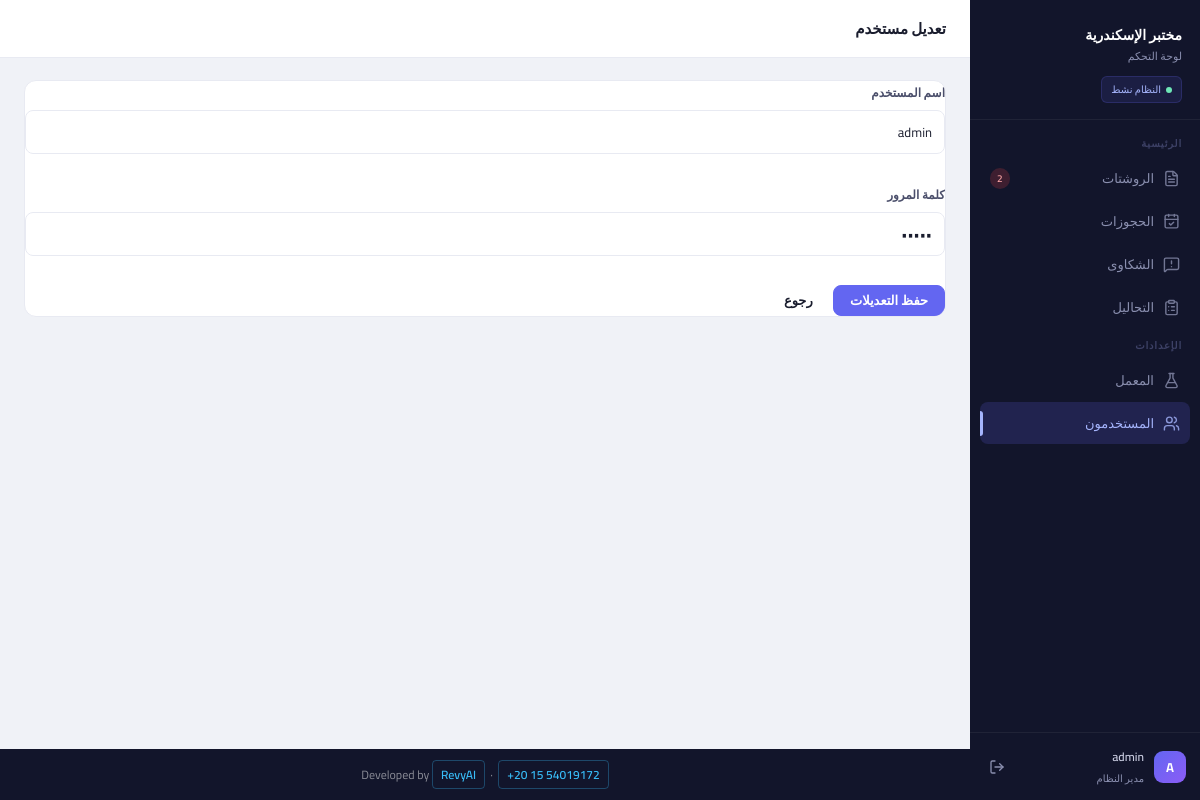
Screenshot of /users/1/edit (signed in) with the database file from the repository.
### models/models.py (models this page shows)
class User(db.Model, UserMixin):
    __tablename__ = "users"
    id = db.Column(db.Integer, primary_key=True)
    username = db.Column(db.String(50), unique=True, nullable=False)
    password = db.Column(db.String(50), nullable=False)

### app.py (the view, shortened to what this page needs)
@app.route('/users/<int:user_id>/edit', methods=['GET', 'POST'])
@login_required
def edit_user(user_id):
    user, message = UserService.get_user_by_id(user_id)
    if not user:
        flash(message, 'danger')
        return redirect(url_for('users'))
    return render_template('edit_user.html', user=user)

### app.py (called while the page is built)
@login_manager.user_loader
def load_user(user_id):
    return db.session.get(User, int(user_id))

@app.context_processor
def inject_globals():
    from models.models import Inquiry, Status
    try:
        pending_count = Inquiry.query.filter_by(status=Status.PENDING).count()
    except Exception:
        pending_count = 0
    return dict(pending_inquiries_count=pending_count)

### software_services/user_services.py (called while the page is built)
    @staticmethod
    def get_user_by_id(user_id):
        user = User.query.get(user_id)
        if user:
            return user, "تم العثور على المستخدم"
        else:
            return None, "المستخدم غير موجود"

### templates/edit_user.html (shortened to what this page needs)
{% extends "base.html" %}
{% block topbar_title %}
تعديل مستخدم
{% endblock %}
{% block content %}
<form method="POST" class="card">
    <div class="form-group">
        <label>اسم المستخدم</label>
        <input
            type="text"
            name="name"
            value="{{ user.username }}"
            class="form-control"
            required>
    </div>
    <br>
    <div class="form-group">
        <label>كلمة المرور</label>
        <input
            type="password"
            name="password"
            value="{{ user.password }}"
            class="form-control"
            required>
    </div>
    <br>
    <button class="btn btn-primary">
        حفظ التعديلات
    </button>
    <a href="{{ url_for('users') }}"
       class="btn btn-secondary">
        رجوع
    </a>
</form>
{% endblock %}

### templates/base.html (shortened to what this page needs)
<!DOCTYPE html>
<html lang="ar" dir="rtl">
<head>
  <link rel="stylesheet" href="{{ url_for('static', filename='css/style.css') }}">
</head>
<body>
<aside class="sidebar" id="sidebar">
  <div class="sidebar-logo">
    <div class="lab-name">مختبر الإسكندرية</div>
    <div class="lab-sub">لوحة التحكم</div>
    <div class="sidebar-status">النظام نشط</div>
  </div>
  <div class="nav-section">
    <p class="nav-section-label">الرئيسية</p>
    <a href="{{ url_for('list_inquiries') }}"
       class="nav-item {% if request.endpoint == 'list_inquiries' %}active{% endif %}">
      <i data-lucide="file-text" class="nav-icon"></i>
      الروشتات
      {% if pending_inquiries_count and pending_inquiries_count > 0 %}
      <span class="nav-badge">{{ pending_inquiries_count }}</span>
      {% endif %}
    </a>
    <a href="{{ url_for('list_bookings') }}"
       class="nav-item {% if request.endpoint == 'list_bookings' %}active{% endif %}">
      <i data-lucide="calendar-check" class="nav-icon"></i>
      الحجوزات
    </a>
    <a href="{{ url_for('list_complaints') }}"
       class="nav-item {% if request.endpoint == 'list_complaints' %}active{% endif %}">
      <i data-lucide="message-square-warning" class="nav-icon"></i>
      الشكاوى
    </a>
    <a href="{{ url_for('list_services') }}"
       class="nav-item {% if request.endpoint in ['list_services','create_service','edit_service'] %}active{% endif %}">
      <i data-lucide="clipboard-list" class="nav-icon"></i>
      التحاليل
    </a>
    <p class="nav-section-label">الإعدادات</p>
    <a href="{{ url_for('laboratory_settings') }}"
       class="nav-item {% if request.endpoint == 'laboratory_settings' %}active{% endif %}">
      <i data-lucide="flask-conical" class="nav-icon"></i>
      المعمل
    </a>
    <a href="{{ url_for('users') }}"
       class="nav-item {% if request.endpoint in ['users','create_user','edit_user'] %}active{% endif %}">
      <i data-lucide="users" class="nav-icon"></i>
      المستخدمون
    </a>
  </div>
  <div class="sidebar-footer">
    <div class="sidebar-user">
      <div class="avatar">{{ current_user.username[0]|upper }}</div>
      <div class="user-info">
        <div class="user-name">{{ current_user.username }}</div>
        <div class="user-role">مدير النظام</div>
      </div>
      <a href="{{ url_for('logout') }}" class="logout-btn" title="تسجيل الخروج">
        <i data-lucide="log-out" style="width:16px;height:16px;"></i>
      </a>
    </div>
  </div>
</aside>
<div class="main-wrapper">
  <div class="topbar">
    <div class="topbar-left">
      <div class="topbar-title">{% block topbar_title %}{% endblock %}</div>
    </div>
  </div>
  <main class="main-content">
    {% block content %}{% endblock %}
  </main>
  <div class="site-footer">
    Developed by
    <a href="https://revyai.tech" target="_blank">RevyAI</a>
    &nbsp;·&nbsp;
    <a href="https://wa.me/201554019172" target="_blank">+20 15 54019172</a>
  </div>
</div>
</body>
</html>

### rows the page displays
User: username "A", username "admin", name "admin"

### other values shown
{{ pending_inquiries_count }} "2"
